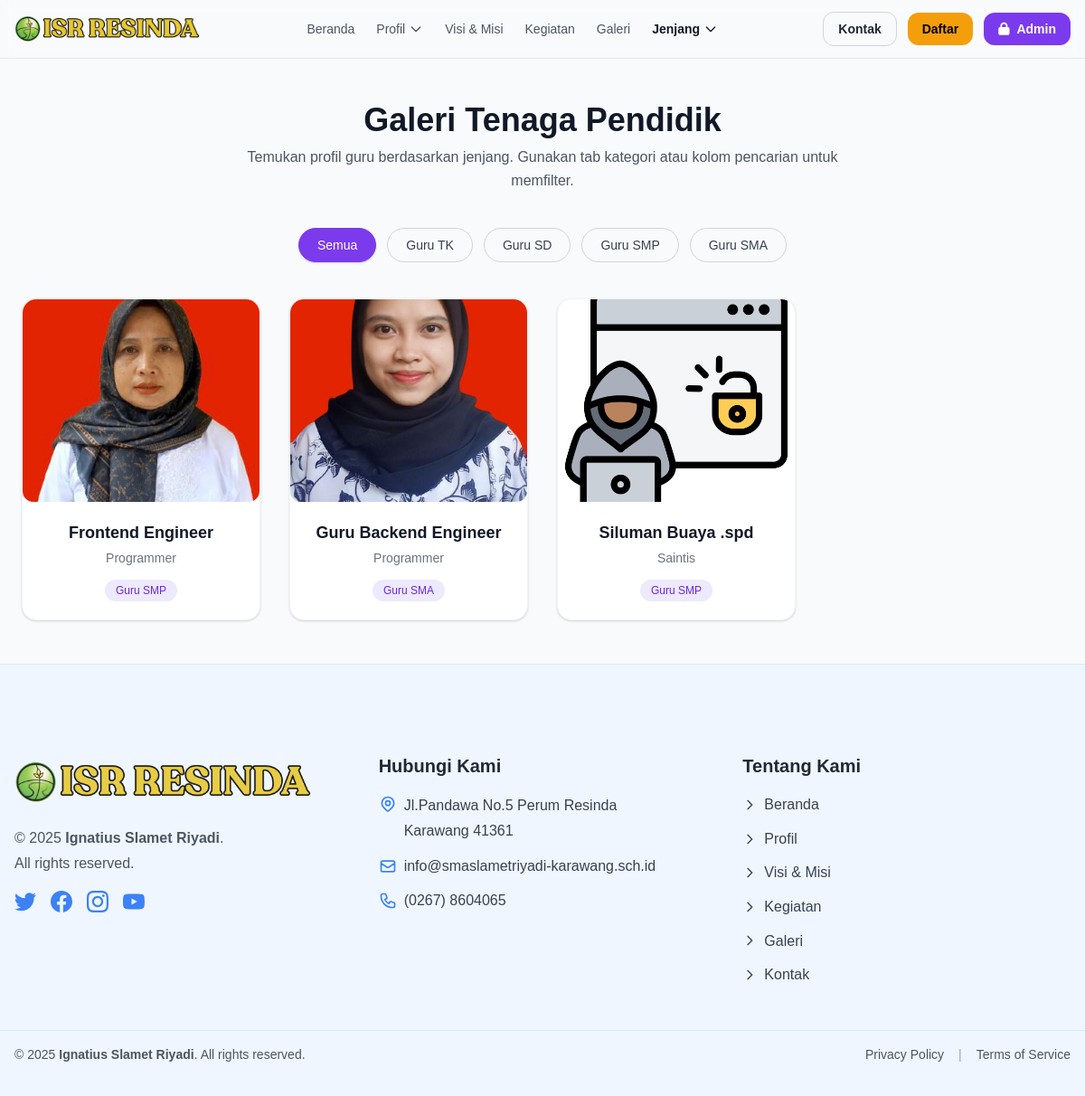
The page /galery.php on the database its author committed.
### tables this page shows
CREATE TABLE `gallery` (
  `id` int NOT NULL,
  `title` varchar(255) NOT NULL,
  `description` text,
  `image_path` varchar(500) NOT NULL,
  `category` enum('tk','sd','smp','sma') NOT NULL,
  `status` enum('active','inactive') DEFAULT 'active',
  `created_by` int DEFAULT NULL,
  `created_at` timestamp NULL DEFAULT CURRENT_TIMESTAMP
);

### includes/config.php (called while the page is built, shortened)
<?php
function url($path = '') {
  $path = ltrim((string)$path, '/');
  return BASE_URL . $path;
}
function asset($path = '') {
  $path = ltrim((string)$path, '/');
  return BASE_URL . $path;
}

### config/database.php (called while the page is built, shortened)
<?php
class Database {
    private $host;
    private $port;
    private $db_name;
    private $username;
    private $password;
    public function __construct() {
        $this->host = getenv("MYSQLHOST") ?: "localhost";
        $this->port = getenv("MYSQLPORT") ?: "3306";
        $this->db_name = getenv("MYSQLDATABASE") ?: "isr_school";
        $this->username = getenv("MYSQLUSER") ?: "root";
        $this->password = getenv("MYSQLPASSWORD") ?: "";
    }
    public function getConnection() {
        $this->conn = null;
        try {
            $dsn = "mysql:host={$this->host};port={$this->port};dbname={$this->db_name};charset=utf8mb4";
            $this->conn = new PDO($dsn, $this->username, $this->password, [
                PDO::ATTR_ERRMODE => PDO::ERRMODE_EXCEPTION,
                PDO::ATTR_DEFAULT_FETCH_MODE => PDO::FETCH_ASSOC
            ]);
        } catch(PDOException $exception) {
            echo "Connection error: " . $exception->getMessage();
        }
        return $this->conn;
    }
}
?>

### models/Gallery.php (called while the page is built, shortened)
<?php
require_once __DIR__ . '/../config/database.php';
class Gallery {
  private $db;
  public function __construct() {
    $this->db = (new Database())->getConnection();
  }
  public function all($filters = []) {
    $sql = "SELECT * FROM gallery WHERE 1=1";
    $params = [];
    if (!empty($filters['status'])) {
      $sql .= " AND status = :status";
      $params[':status'] = $filters['status'];
    }
    $sql .= " ORDER BY created_at DESC";
    $stmt = $this->db->prepare($sql);
    foreach ($params as $k => $v) $stmt->bindValue($k, $v);
    $stmt->execute();
    return $stmt->fetchAll(PDO::FETCH_ASSOC);
  }
}

### galery.php (the view, shortened to what this page needs)
<?php require_once __DIR__ . '/includes/config.php'; ?>
<?php
require_once __DIR__ . '/models/Gallery.php';
$gal = new Gallery();
$category = strtolower(trim($_GET['category'] ?? ''));
$validCats = ['tk','sd','smp','sma'];
if (!in_array($category, $validCats, true)) {
  $category = '';
}
$items = $gal->all([
  'status'   => 'active',
  'category' => $category ?: null,
]);
$catLabels = [
  'tk'  => 'Guru TK',
  'sd'  => 'Guru SD',
  'smp' => 'Guru SMP',
  'sma' => 'Guru SMA',
];
function h($s){ return htmlspecialchars((string)$s, ENT_QUOTES, 'UTF-8'); }
?>
<?php include 'includes/header.php'; ?>
<div class="max-w-7xl mx-auto px-6 py-12">
  <div class="text-center mb-10">
    <h1 class="text-3xl sm:text-4xl font-extrabold text-gray-900 mb-2">
      Galeri Tenaga Pendidik
    </h1>
    <p class="text-gray-600 max-w-2xl mx-auto">
      Temukan profil guru berdasarkan jenjang. Gunakan tab kategori atau kolom pencarian untuk memfilter.
    </p>
  </div>
  <div class="flex flex-wrap justify-center gap-3 mb-10">
    <a href="galery.php"
       class="px-5 py-2 rounded-full border text-sm font-medium transition
              <?= $category === '' ? 'bg-purple-600 border-purple-600 text-white shadow' : 'border-gray-300 text-gray-700 hover:bg-purple-50 hover:border-purple-400' ?>">
      Semua
    </a>
    <?php foreach ($catLabels as $key => $label): ?>
      <a href="<?= url('galery.php?category=' . rawurlencode($key)) ?>"
         class="px-5 py-2 rounded-full border text-sm font-medium transition
                <?= $category === $key
                  ? 'bg-purple-600 border-purple-600 text-white shadow'
                  : 'border-gray-300 text-gray-700 hover:bg-purple-50 hover:border-purple-400' ?>">
        <?= h($label) ?>
      </a>
    <?php endforeach; ?>
  </div>
  <?php if (!empty($items)): ?>
    <div class="grid grid-cols-1 sm:grid-cols-2 md:grid-cols-3 lg:grid-cols-4 gap-8">
      <?php foreach ($items as $it): if (!is_array($it)) continue; ?>
        <div class="bg-white rounded-2xl shadow hover:shadow-lg transition overflow-hidden border border-gray-100">
          <?php if (!empty($it['image_path'])): ?>
            <img src="<?= h(asset($it['image_path'])) ?>"
                alt="<?= h($it['title'] ?? 'Guru') ?>"
                  class="h-56 w-full object-cover">
          <?php else: ?>
            <div class="h-56 w-full bg-gray-100 flex items-center justify-center text-gray-400 text-sm">Tanpa Foto</div>
          <?php endif; ?>
          <div class="p-5 text-center">
            <h3 class="text-lg font-semibold text-gray-900 mb-1"><?= h($it['title'] ?? 'Nama Guru') ?></h3>
            <p class="text-sm text-gray-500 mb-3"><?= h($it['description'] ?? '-') ?></p>
            <?php
              $catKey = isset($it['category']) ? strtolower($it['category']) : '';
              if (isset($catLabels[$catKey])):
            ?>
              <span class="inline-block text-xs font-medium px-3 py-1 rounded-full bg-purple-100 text-purple-700">
                <?= h($catLabels[$catKey]) ?>
              </span>
            <?php endif; ?>
          </div>
        </div>
      <?php endforeach; ?>
    </div>
  <?php else: ?>
    <div class="text-center py-16 bg-white rounded-2xl border border-gray-100">
      <p class="text-gray-500">Belum ada data guru untuk kategori ini.</p>
    </div>
  <?php endif; ?>
</div>
<?php include 'includes/footer.php'; ?>

### assets/css/style.css (style rules this page uses)
* { margin: 0; padding: 0; box-sizing: border-box; font-family: 'Arial', sans-serif; }
body { background-color: #f5f5f5; color: #333; line-height: 1.6; }
img { max-width:100%;height:auto;border-radius:0.75rem }

### includes/header.php (style rules this page uses)
body { font-family:'Inter',system-ui,-apple-system,'Segoe UI',Roboto,Helvetica,Arial }

### rows shown on the page
gallery: image_path (picture), title "Frontend Engineer", description "Programmer", category "Guru SMP"
gallery: image_path (picture), title "Guru Backend Engineer", description "Programmer", category "Guru SMA"
gallery: image_path (picture), title "Siluman Buaya .spd", description "Saintis", category "Guru SMP"

### other values the page prints
$label "Guru TK"
$label "Guru SD"
$label "Guru SMP"
$label "Guru SMA"
